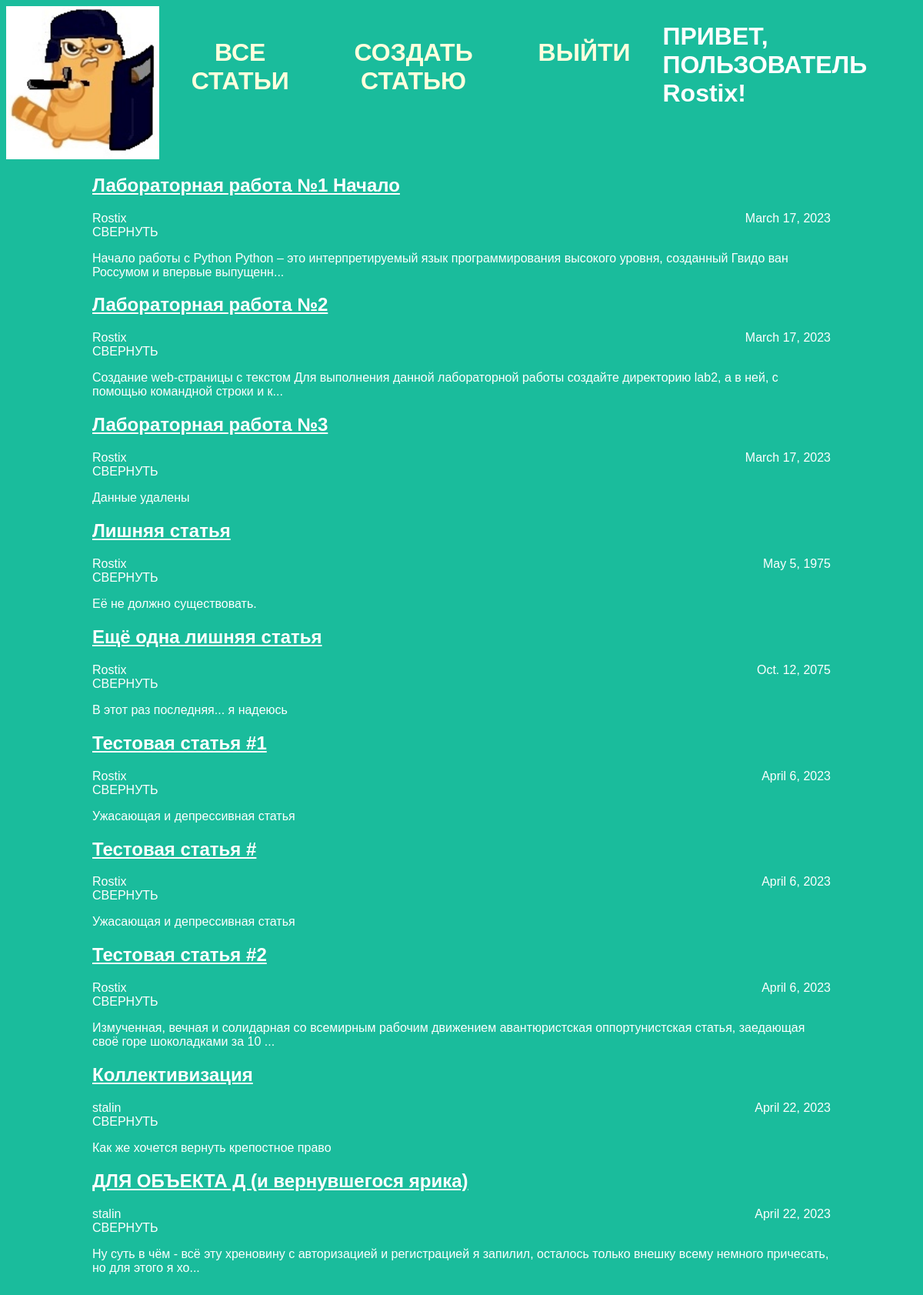
Screenshot of /archive/ (signed in) with the database file from the repository.
### articles/models.py (models this page shows, shortened)
class Article(models.Model):
    title = models.CharField(max_length=200)
    author = models.ForeignKey(User, on_delete=models.CASCADE)
    text = models.TextField()
    created_date = models.DateField(auto_now_add=True)
    def get_excerpt(self):
        return self.text[:140] + "..." if len(self.text) > 140 else self.text

### articles/views.py (the view)
# urls.py: path('archive/', views.archive),
def archive(request):
    return render(request, 'archive.html', {"posts": Article.objects.all()})

### articles/templates/archive.html (shortened to what this page needs)
<DOCTYPE! html>
<head>
     <link rel="stylesheet" href="{{ STATIC_URL }}/static/archive.css">
</head>
<body>
	<div class="header">
		<img src="{{ STATIC_URL }}/static/img/logo.png" />
		<a href="{{BASE_DIR}}/archive"/><h1>ВСЕ СТАТЬИ</h1></a>
		{% if request.user.is_authenticated %}
		<a href="{{BASE_DIR}}/article/new"><h1>СОЗДАТЬ СТАТЬЮ</h1></a>
		<a href="{{BASE_DIR}}/logout/"><h1>ВЫЙТИ</h1></a>
		<h1>ПРИВЕТ, ПОЛЬЗОВАТЕЛЬ {{ request.user.username}}!</h1>
		{% else %}
		<a href="{{BASE_DIR}}/auth"><h1>АВТОРИЗАЦИЯ</h1></a>
		<a href="{{BASE_DIR}}/reg"><h1>РЕГИСТРАЦИЯ</h1></a>
		{% endif %}
	</div>
	<div class="archive">
		{% for post in posts %}
		<div class="one-post">
			<div class="post-title"><a href="{{BASE_DIR}}/article/{{ post.id }}"><h2>{{ post.title }}</h2></a></div>
			<div class="visible">
				<div class="article-author">{{ post.author.username }}</div>
				<div class="article-created-date">{{ post.created_date }}</div>
			</div>
			<a class="fold-button">СВЕРНУТЬ</a>
			<div class="visible"><div class="article-text visible"><p>{{ post.get_excerpt }}</p></div></div>
		</div>
		{% endfor %}
	</div>
</body>

### articles/static/archive.css (style rules this page uses)
body { background: #1abc9c; font-family: Tahoma, Arial, sans-serif; color: #ffffff; padding-bottom: 100px; }
.visible { display: block; }
.archive { display: block-inline; width: 960px; margin-left: auto; margin-right: auto; }
.post-title a { color: #ffffff; }
.article-author { width: 50%; float: left; }
.article-created-date { text-align: right; }
.header { display: flex; }
.header img { display: block; width: 318px; margin-left: auto; margin-right: auto; float: left; }
.header a { text-decoration: none; }
.header a h1 { float: right; color: #ffffdd; text-align: center; margin: 42px; }

### rows the page displays
Article: title "Лабораторная работа №1 Начало", author.username "Rostix", created_date "March 17, 2023", get_excerpt "Начало работы с Python Python – это интерпретируемый язык программирования высокого уровня, созданный Гвидо ван Россумом и впервые выпущенн..."
Article: title "Лабораторная работа №2", author.username "Rostix", created_date "March 17, 2023", get_excerpt "Создание web-страницы с текстом Для выполнения данной лабораторной работы создайте директорию lab2, а в ней, с помощью командной строки и к..."
Article: title "Лабораторная работа №3", author.username "Rostix", created_date "March 17, 2023", get_excerpt "Данные удалены"
Article: title "Лишняя статья", author.username "Rostix", created_date "May 5, 1975", get_excerpt "Её не должно существовать."
Article: title "Ещё одна лишняя статья", author.username "Rostix", created_date "Oct. 12, 2075", get_excerpt "В этот раз последняя... я надеюсь"
Article: title "Тестовая статья #1", author.username "Rostix", created_date "April 6, 2023", get_excerpt "Ужасающая и депрессивная статья"
Article: title "Тестовая статья #", author.username "Rostix", created_date "April 6, 2023", get_excerpt "Ужасающая и депрессивная статья"
Article: title "Тестовая статья #2", author.username "Rostix", created_date "April 6, 2023", get_excerpt "Измученная, вечная и солидарная со всемирным рабочим движением авантюристская оппортунистская статья, заедающая своё горе шоколадками за 10 ..."
Article: title "Коллективизация", author.username "stalin", created_date "April 22, 2023", get_excerpt "Как же хочется вернуть крепостное право"
Article: title "ДЛЯ ОБЪЕКТА Д (и вернувшегося ярика)", author.username "stalin", created_date "April 22, 2023", get_excerpt "Ну суть в чём - всё эту хреновину с авторизацией и регистрацией я запилил, осталось только внешку всему немного причесать, но для этого я хо..."

### other values shown
{{ request.user.username }} "Rostix"
